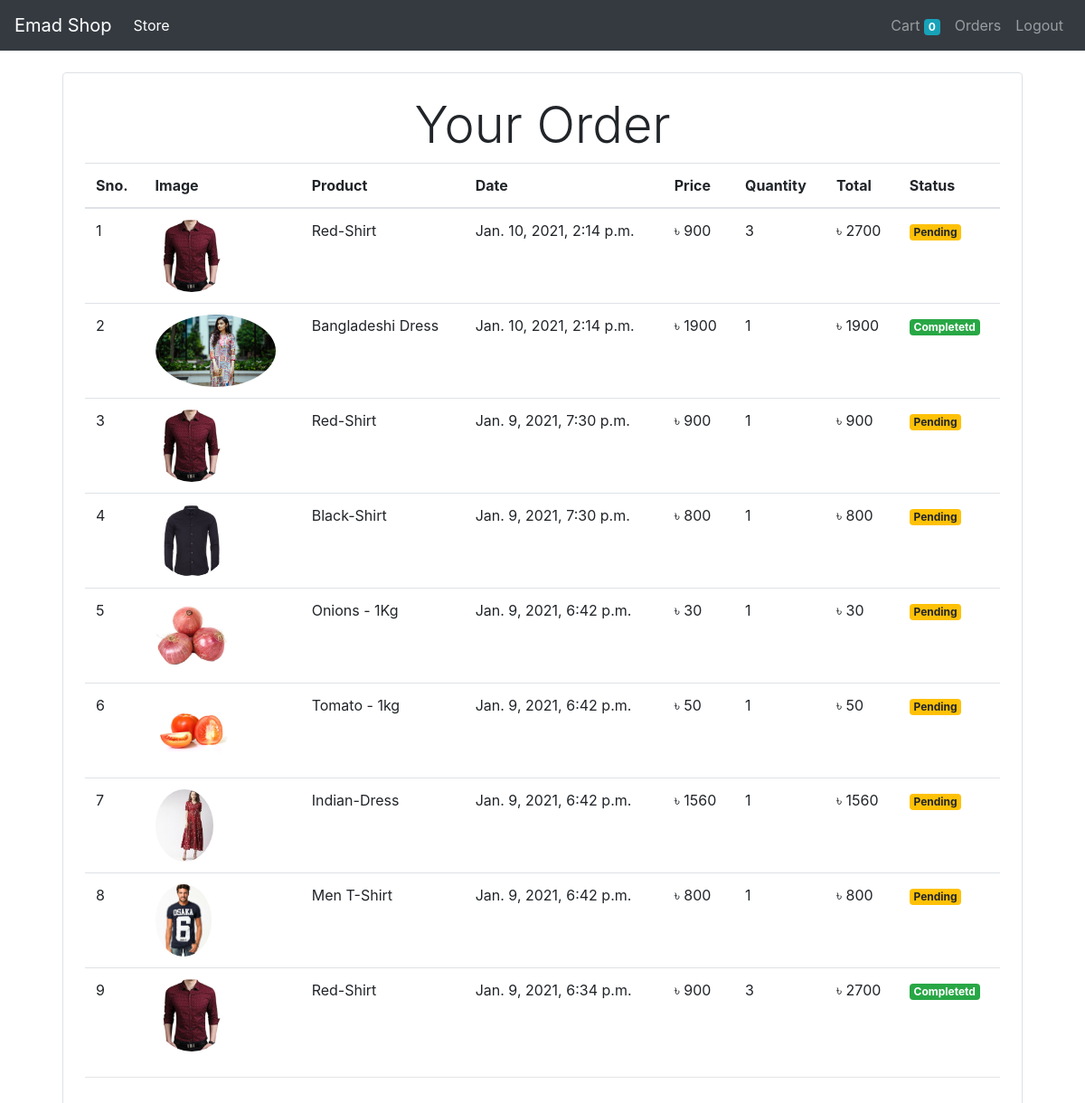
Screenshot of /orders (signed in) with the database file from the repository.
### store/models/orders.py (models this page shows, shortened)
class Order(models.Model):
    product = models.ForeignKey(Product, on_delete=models.CASCADE)
    customer = models.ForeignKey(Customer,on_delete=models.CASCADE)
    quantity = models.IntegerField(default=1)
    price = models.IntegerField()
    address = models.CharField(max_length=300, default="", blank=True)
    phone = models.CharField(max_length=60, default="", blank=True)
    date = models.DateTimeField(default=datetime.datetime.now())
    status = models.BooleanField(default=False)
    @staticmethod
    def get_orders_by_customer(customer_id):
        return Order.objects.filter(customer=customer_id).order_by('-date')

### store/models/product.py (models this page shows, shortened)
class Product(models.Model):
    name = models.CharField(max_length=50)
    price = models.IntegerField(default=0)
    category = models.ForeignKey(Category, on_delete=models.CASCADE, default=1)
    description = models.CharField(max_length=200, default="", null=True, blank=True)
    image = models.ImageField(upload_to = 'uploads/products/')

### store/middlewares/auth.py (the view)
    def middleware(request):
        returnUrl  = request.META["PATH_INFO"]
        if not request.session.get('customer'):
            return redirect(f'login?return_url={returnUrl}')
        response = get_response(request)
        return response

### store/templatetags/custom_filter.py (called while the page is built)
@register.filter(name='currency')
def currency(number):
    return "৳ "+str(number)

@register.filter(name='multiply')
def multiply(number, number1):
    return number * number1

### store/views/orders.py (called while the page is built)
    def get(self , request ):
        customer = request.session.get('customer')
        orders = Order.get_orders_by_customer(customer)
        print(orders)
        return render(request , 'order.htm'  , {'orders' : orders})

### store/templates/order.htm (shortened to what this page needs)
{% extends 'base.htm' %}
{% block content %}
{% load cart %}
{% load custom_filter %}
<div class="container">
  <div class="border rounded p-4 m-4">
    <h2 class="display-4 text-center">Your Order</h2>
      <table class="table">
        <thead>
          <tr>
            <th>Sno.</th>
            <th>Image</th>
            <th>Product</th>
            <th>Date</th>
            <th>Price</th>
            <th>Quantity</th>
            <th>Total</th>
            <th>Status</th>
          </tr>
        </thead>
        <tbody>
          {% for order in orders %}
          <tr>
            <td>{{forloop.counter}}</td>
            <td><img style="height: 80px;" class="rounded-circle" src="{{order.product.image.url}}" alt=""></td>
            <td>{{order.product.name}}</td>
            <td>{{order.date}}</td>
            <td>{{order.price|currency}}</td>
            <td>{{order.quantity}}</td>
            <td>{{order.quantity|multiply:order.price|currency}}</td>
            {% if order.status %}
                <td><small class="badge badge-success">Completetd</td>
            {% else %}
            <td><small class="badge badge-warning">Pending</td>
          </tr>
          {% endif %}
          {% endfor %}
        </tbody>
      </table>
      <hr>
  </div>
</div>
{% endblock %}

### store/templates/base.htm (shortened to what this page needs)
<!DOCTYPE html>
<html lang="en">
<head>
    <link rel="stylesheet" href="https://maxcdn.bootstrapcdn.com/bootstrap/4.5.2/css/bootstrap.min.css">
</head>
<body>
    <nav class="navbar navbar-expand-lg navbar-dark bg-dark">
        <a class="navbar-brand" href="/">Emad Shop</a>
        <div class="collapse navbar-collapse" id="navbarSupportedContent">
          <ul class="navbar-nav mr-auto">
            <li class="nav-item active">
              <a class="nav-link" href="#">Store<span class="sr-only">(current)</span></a>
            </li>
          </ul>
          <ul class="navbar-nav my-2 my-lg-0">
            <li class="nav-item">
              <a class="nav-link" href="/cart">Cart
                <span class="badge badge-info">{{request.session.cart.keys|length}}</span>
                <span class="sr-only">(current)</span></a>
            </li>
          {% if request.session.customer %}
          <li class="nav-item">
            <a class="nav-link" href="/orders">Orders<span class="sr-only">(current)</span></a>
          </li>
            <li class="nav-item">
              <a class="nav-link" href="/logout">Logout<span class="sr-only">(current)</span></a>
            </li>
          {% endif %}
          </ul>
        </div>
      </nav>
      {% block content %}
      {% endblock %}
</body>
</html>

### rows the page displays
Order: product.image (picture), product.name "Red-Shirt", date "Jan. 10, 2021, 2:14 p.m.", price "৳ 900", quantity "3", quantity|multiply "৳ 2700", status "Pending"
Order: product.image (picture), product.name "Bangladeshi Dress", date "Jan. 10, 2021, 2:14 p.m.", price "৳ 1900", quantity "1", quantity|multiply "৳ 1900", status "Completetd"
Order: product.image (picture), product.name "Red-Shirt", date "Jan. 9, 2021, 7:30 p.m.", price "৳ 900", quantity "1", quantity|multiply "৳ 900", status "Pending"
Order: product.image (picture), product.name "Black-Shirt", date "Jan. 9, 2021, 7:30 p.m.", price "৳ 800", quantity "1", quantity|multiply "৳ 800", status "Pending"
Order: product.image (picture), product.name "Onions - 1Kg", date "Jan. 9, 2021, 6:42 p.m.", price "৳ 30", quantity "1", quantity|multiply "৳ 30", status "Pending"
Order: product.image (picture), product.name "Tomato - 1kg", date "Jan. 9, 2021, 6:42 p.m.", price "৳ 50", quantity "1", quantity|multiply "৳ 50", status "Pending"
Order: product.image (picture), product.name "Indian-Dress", date "Jan. 9, 2021, 6:42 p.m.", price "৳ 1560", quantity "1", quantity|multiply "৳ 1560", status "Pending"
Order: product.image (picture), product.name "Men T-Shirt", date "Jan. 9, 2021, 6:42 p.m.", price "৳ 800", quantity "1", quantity|multiply "৳ 800", status "Pending"
Order: product.image (picture), product.name "Red-Shirt", date "Jan. 9, 2021, 6:34 p.m.", price "৳ 900", quantity "3", quantity|multiply "৳ 2700", status "Completetd"

### other values shown
{{ request.session.cart.keys|length }} "0"
